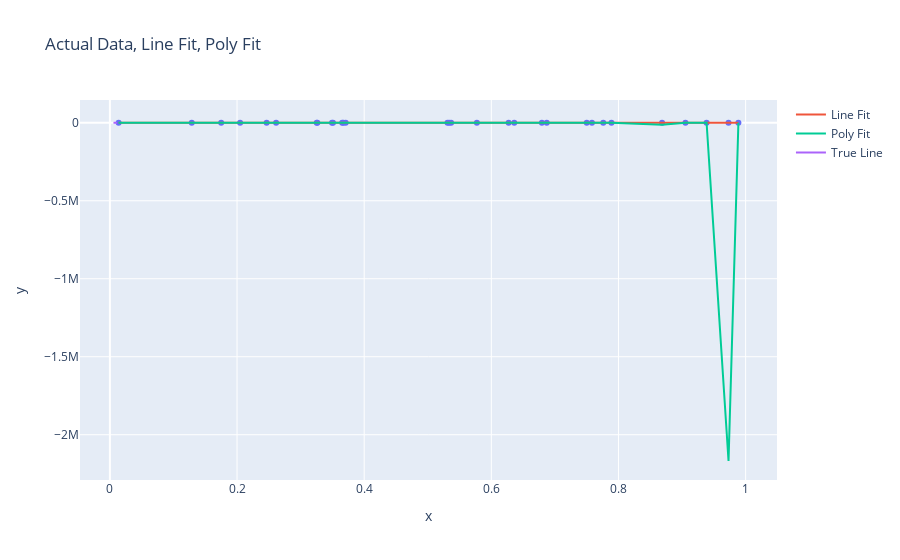

Notebook code cell kept with this figure:
### Code cell
# Sort the dataframe by 'x' values
df_sorted = df.sort_values(by='x')

# Extrapolate model to predict the entire range of x values
y_pred_line = model_line.predict(df_sorted[['x']])
y_pred_poly = model_poly.predict(poly.transform(df_sorted[['x']]))

fig = px.scatter(df_sorted, "x", "y", title="Actual Data, Line Fit, Poly Fit")
fig.add_trace(go.Scatter(x=df_sorted["x"], y=y_pred_line.flatten(), mode='lines', name='Line Fit'))
fig.add_trace(go.Scatter(x=df_sorted["x"], y=y_pred_poly.flatten(), mode='lines', name='Poly Fit'))
fig.add_trace(go.Scatter(x=x_vals.flatten(), y=theta_0_true + theta_1_true * x_vals.flatten(), mode='lines', name='True Line'))

fig.show()
